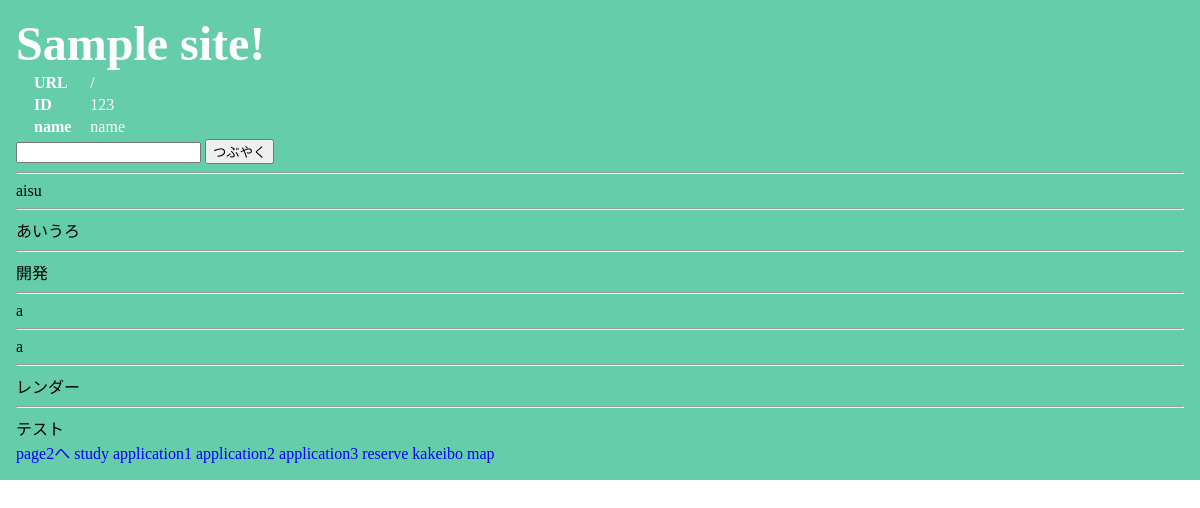
The page / on the database its author committed.
### apps/sampleSite/models.py (models this page shows)
class Kweet(db.Model):
    __tablename__="kweet"
    id = db.Column(db.Integer,primary_key=True)
    message = db.Column(db.String)
    create_at = db.Column(db.DateTime,server_default=func.now())

### apps/sampleSite/views.py (the view, shortened to what this page needs)
@sampleSite.route('/',methods = ["GET","POST"])
def index():
    form = KweetForm()
    dbData = {
        "id":123,
        "name":"name",
        "form": form,
        "kweetList":Kweet.query.all()
    }
    return render_template("index.html", data=dbData)

### apps/sampleSite/forms.py
class KweetForm(FlaskForm):
    message = StringField()

### apps/sampleSite/templates/index.html (shortened to what this page needs)
<!DOCTYPE html>
<head>
    <link href="{{ url_for('sampleSite.static',filename='css/index.css')}}" rel="stylesheet" />
</head>
<body>
    <div class="header">
        <h1>
            Sample site!
        </h1>
        <table>
            <tr>
                <th><label>URL</label></th>
                <td><label>{{url_for(request.endpoint)}}</label></td>
            </tr>
            <tr>
                <th><label>ID</label></th>
                <td><label>{{data.id}}</label></td>
            </tr>
            <tr>
                <th><label>name</label></th>
                <td><label>{{data.name}}</label></td>
            </tr>
        </table>
        <form method="post">
            <input type="text" name="message" />
            <input type="submit" value="つぶやく" />
        </form>
        {% for kweet in data.kweetList %}
        <hr />
        {{kweet.message}}<br\>
            {%endfor%}
            <div>
                <a href="/page2">page2へ</a>
                <a href="/study">study</a>
                <a href="/application1">application1</a>
                <a href="/application2">application2</a>
                <a href="/application3">application3</a>
                <a href="/reserve">reserve</a>
                <a href="/kakeibo">kakeibo</a>
                <a href="/map">map</a>
            </div>
    </div>
</body>
</html>

### apps/sampleSite/static/css/index.css (style rules this page uses)
body { margin: 0; }
.header { background-color: #66cdaa; padding: 1em; }
h1 { color: #ffffff; font-size: 3em; margin: 0em; }
th { text-align: left; padding: 0em 1em 0em 1em; }
th > label, td > label { color: #ffffff; }
a { text-decoration:none; }
a:link { color: blue; text-decoration: none; }

### rows shown on the page
Kweet: message "aisu"
Kweet: message "あいうろ"
Kweet: message "開発"
Kweet: message "a"
Kweet: message "a"
Kweet: message "レンダー"
Kweet: message "テスト"

### other values the page prints
{{ url_for(request.endpoint) }} "/"
{{ data.id }} "123"
{{ data.name }} "name"
